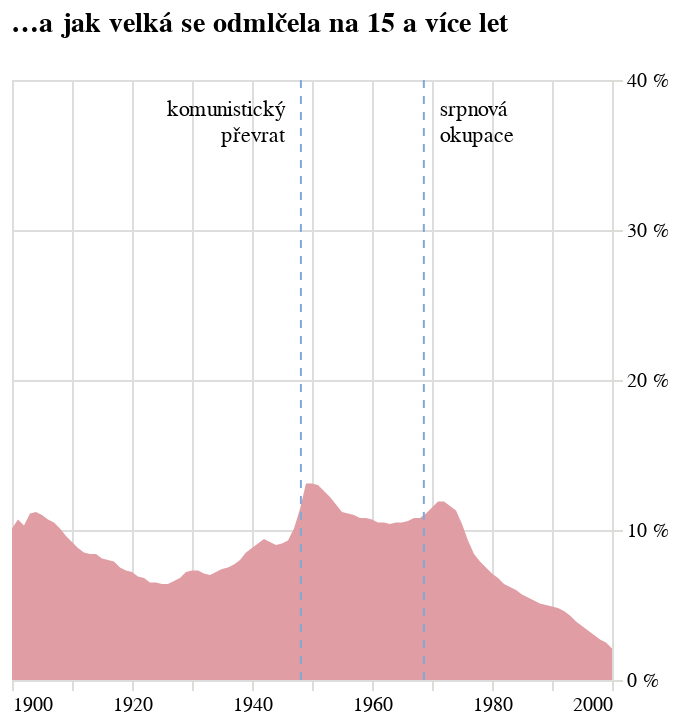

Notebook source saved alongside this figure:
### Code cell
graf_pauzy = alt.Chart(
    alt_friendly(df_100), width=300,
    title=alt.Title("…a jak velká se odmlčela na 15 a více let")
).mark_area(color='#E09DA3'
).encode(alt.X(
    "rok:T", title=None, axis=alt.Axis(domainOpacity=0, tickColor='#DCDDD6')
), alt.Y(
    "podil_cechu_15:Q", title=None, 
    axis=alt.Axis(domainOpacity=0, tickColor='#DCDDD6', labelExpr="datum.label * 100 + ' %'", orient='right', tickCount=3),
    scale=alt.Scale(domain=[0,0.4])
))
                    
rule1 = alt.Chart(alt.Data(values=[{'rok': '1948-02-25'}])).mark_rule(
    color='#81A9D5',
    strokeDash=[4, 4]  # Optional: makes the line dashed
).encode(
    x='rok:T'
)

rule2 = alt.Chart(alt.Data(values=[{'rok': '1968-08-21'}])).mark_rule(
    color='#81A9D5',
    strokeDash=[4, 4]  # Optional: makes the line dashed
).encode(
    x='rok:T'
)

# Add text annotation
text1 = alt.Chart(alt.Data(values=[{'rok': '1948-02-25', 'y': 0.3}])).mark_text(
    # angle=270,  # Rotates text vertically
    align='right',
    baseline='middle',
    dy=15,# Slight horizontal offset from the line
    dx=-8,
    text=['komunistický','převrat'],
    font='Asap'
).encode(
    x='rok:T',
    y=alt.value(0)  # Places text at bottom of chart
)


# Add text annotation
text2 = alt.Chart(alt.Data(values=[{'rok': '1968-08-21', 'y': 0.3}])).mark_text(
    # angle=270,  # Rotates text vertically
    align='left',
    baseline='middle',
    dy=15,# Slight horizontal offset from the line
    dx=8,
    text=['srpnová','okupace'],
    font='Asap'
).encode(
    x='rok:T',
    y=alt.value(0)  # Places text at bottom of chart
)

graf_pauzy_graf_komb = graf_pauzy + rule1 + text1 + rule2 + text2
graf_pauzy_graf_komb

### Figure 1 — Vega-Lite specification as saved in the notebook (floating-point values rounded to 4 significant figures)
{"config": {"title": {"font": "Noticia Text", "fontSize": 14, "anchor": "start", "lineHeight": 21, "fontWeight": "bolder", "subtitleFont": "Noticia Text", "subtitleFontSize": 12, "subtitleFontWeight": "lighter", "subtitlePadding": 12, "dy": -12}, "axis": {"labelFont": "Asap", "titleFont": "Asap", "fontWeight": "lighter", "titleFontWeight": "lighter", "labelFontSize": 10, "titleFontSize": 10, "labelPadding": 2, "titlePadding": 10, "domainOpacity": 0, "tickColor": "#DCDDD6"}, "legend": {"labelFont": "Asap", "labelFontWeight": "normal", "titleFont": "Asap", "titleFontWeight": "normal", "labelFontSize": 10, "titleFontSize": 10}}, "layer": [{"data": {"name": "data-146dc31e3b36cd8d19d73bad70d737c4"}, "mark": {"type": "area", "color": "#E09DA3"}, "encoding": {"x": {"axis": {"domainOpacity": 0, "tickColor": "#DCDDD6"}, "field": "rok", "title": null, "type": "temporal"}, "y": {"axis": {"domainOpacity": 0, "labelExpr": "datum.label * 100 + ' %'", "orient": "right", "tickColor": "#DCDDD6", "tickCount": 3}, "field": "podil_cechu_15", "scale": {"domain": [0, 0.4]}, "title": null, "type": "quantitative"}}, "title": {"text": "…a jak velká se odmlčela na 15 a více let"}}, {"data": {"values": [{"rok": "1948-02-25"}]}, "mark": {"type": "rule", "color": "#81A9D5", "strokeDash": [4, 4]}, "encoding": {"x": {"field": "rok", "type": "temporal"}}}, {"data": {"values": [{"rok": "1948-02-25", "y": 0.3}]}, "mark": {"type": "text", "align": "right", "baseline": "middle", "dx": -8, "dy": 15, "font": "Asap", "text": ["komunistický", "převrat"]}, "encoding": {"x": {"field": "rok", "type": "temporal"}, "y": {"value": 0}}}, {"data": {"values": [{"rok": "1968-08-21"}]}, "mark": {"type": "rule", "color": "#81A9D5", "strokeDash": [4, 4]}, "encoding": {"x": {"field": "rok", "type": "temporal"}}}, {"data": {"values": [{"rok": "1968-08-21", "y": 0.3}]}, "mark": {"type": "text", "align": "left", "baseline": "middle", "dx": 8, "dy": 15, "font": "Asap", "text": ["srpnová", "okupace"]}, "encoding": {"x": {"field": "rok", "type": "temporal"}, "y": {"value": 0}}}], "width": 300, "$schema": "https://vega.github.io/schema/vega-lite/v5.8.0.json", "datasets": {"data-146dc31e3b36cd8d19d73bad70d737c4": [{"rok": "1900-01-01T00:00:00", "podil_vsech_5": 0.2781, "podil_cechu_5": 0.2315, "podil_vsech_10": 0.1743, "podil_cechu_10": 0.1421, "podil_vsech_15": 0.1243, "podil_cechu_15": 0.101, "podil_vsech_20": 0.09911, "podil_cechu_20": 0.08326}, {"rok": "1901-01-01T00:00:00", "podil_vsech_5": 0.2756, "podil_cechu_5": 0.227, "podil_vsech_10": 0.177, "podil_cechu_10": 0.1442, "podil_vsech_15": 0.1311, "podil_cechu_15": 0.107, "podil_vsech_20": 0.09962, "podil_cechu_20": 0.08487}, {"rok": "1902-01-01T00:00:00", "podil_vsech_5": 0.2688, "podil_cechu_5": 0.2217, "podil_vsech_10": 0.1681, "podil_cechu_10": 0.1382, "podil_vsech_15": 0.1271, "podil_cechu_15": 0.103, "podil_vsech_20": 0.0937, "podil_cechu_20": 0.07917}, {"rok": "1903-01-01T00:00:00", "podil_vsech_5": 0.2778, "podil_cechu_5": 0.2306, "podil_vsech_10": 0.1684, "podil_cechu_10": 0.1371, "podil_vsech_15": 0.1349, "podil_cechu_15": 0.111, "podil_vsech_20": 0.0967, "podil_cechu_20": 0.07997}, {"rok": "1904-01-01T00:00:00", "podil_vsech_5": 0.2814, "podil_cechu_5": 0.2369, "podil_vsech_10": 0.171, "podil_cechu_10": 0.142, "podil_vsech_15": 0.135, "podil_cechu_15": 0.112, "podil_vsech_20": 0.09235, "podil_cechu_20": 0.07493}, {"rok": "1905-01-01T00:00:00", "podil_vsech_5": 0.2735, "podil_cechu_5": 0.2328, "podil_vsech_10": 0.1781, "podil_cechu_10": 0.1485, "podil_vsech_15": 0.1323, "podil_cechu_15": 0.11, "podil_vsech_20": 0.09074, "podil_cechu_20": 0.0734}, {"rok": "1906-01-01T00:00:00", "podil_vsech_5": 0.2678, "podil_cechu_5": 0.2285, "podil_vsech_10": 0.1833, "podil_cechu_10": 0.1535, "podil_vsech_15": 0.1278, "podil_cechu_15": 0.107, "podil_vsech_20": 0.08522, "podil_cechu_20": 0.0707}, {"rok": "1907-01-01T00:00:00", "podil_vsech_5": 0.2653, "podil_cechu_5": 0.2275, "podil_vsech_10": 0.1897, "podil_cechu_10": 0.1575, "podil_vsech_15": 0.1271, "podil_cechu_15": 0.105, "podil_vsech_20": 0.08096, "podil_cechu_20": 0.06809}, {"rok": "1908-01-01T00:00:00", "podil_vsech_5": 0.2564, "podil_cechu_5": 0.2191, "podil_vsech_10": 0.1889, "podil_cechu_10": 0.16, "podil_vsech_15": 0.1235, "podil_cechu_15": 0.101, "podil_vsech_20": 0.07701, "podil_cechu_20": 0.06671}, {"rok": "1909-01-01T00:00:00", "podil_vsech_5": 0.2596, "podil_cechu_5": 0.2259, "podil_vsech_10": 0.1888, "podil_cechu_10": 0.1595, "podil_vsech_15": 0.1178, "podil_cechu_15": 0.096, "podil_vsech_20": 0.07392, "podil_cechu_20": 0.0635}, {"rok": "1910-01-01T00:00:00", "podil_vsech_5": 0.2729, "podil_cechu_5": 0.2395, "podil_vsech_10": 0.1852, "podil_cechu_10": 0.1571, "podil_vsech_15": 0.1129, "podil_cechu_15": 0.092, "podil_vsech_20": 0.07258, "podil_cechu_20": 0.06182}, {"rok": "1911-01-01T00:00:00", "podil_vsech_5": 0.2922, "podil_cechu_5": 0.257, "podil_vsech_10": 0.1809, "podil_cechu_10": 0.1556, "podil_vsech_15": 0.1065, "podil_cechu_15": 0.088, "podil_vsech_20": 0.06983, "podil_cechu_20": 0.05997}, {"rok": "1912-01-01T00:00:00", "podil_vsech_5": 0.3097, "podil_cechu_5": 0.2706, "podil_vsech_10": 0.1771, "podil_cechu_10": 0.1483, "podil_vsech_15": 0.1016, "podil_cechu_15": 0.085, "podil_vsech_20": 0.07051, "podil_cechu_20": 0.06143}, {"rok": "1913-01-01T00:00:00", "podil_vsech_5": 0.3268, "podil_cechu_5": 0.2877, "podil_vsech_10": 0.1757, "podil_cechu_10": 0.1471, "podil_vsech_15": 0.09826, "podil_cechu_15": 0.084, "podil_vsech_20": 0.07027, "podil_cechu_20": 0.06119}, {"rok": "1914-01-01T00:00:00", "podil_vsech_5": 0.3318, "podil_cechu_5": 0.2953, "podil_vsech_10": 0.1722, "podil_cechu_10": 0.1415, "podil_vsech_15": 0.09946, "podil_cechu_15": 0.084, "podil_vsech_20": 0.07235, "podil_cechu_20": 0.06229}, {"rok": "1915-01-01T00:00:00", "podil_vsech_5": 0.3132, "podil_cechu_5": 0.2787, "podil_vsech_10": 0.1614, "podil_cechu_10": 0.1318, "podil_vsech_15": 0.09591, "podil_cechu_15": 0.081, "podil_vsech_20": 0.07244, "podil_cechu_20": 0.06117}, {"rok": "1916-01-01T00:00:00", "podil_vsech_5": 0.2833, "podil_cechu_5": 0.252, "podil_vsech_10": 0.1477, "podil_cechu_10": 0.1232, "podil_vsech_15": 0.09257, "podil_cechu_15": 0.08, "podil_vsech_20": 0.06979, "podil_cechu_20": 0.05929}, {"rok": "1917-01-01T00:00:00", "podil_vsech_5": 0.2582, "podil_cechu_5": 0.2246, "podil_vsech_10": 0.1365, "podil_cechu_10": 0.1162, "podil_vsech_15": 0.0908, "podil_cechu_15": 0.079, "podil_vsech_20": 0.0677, "podil_cechu_20": 0.05752}, {"rok": "1918-01-01T00:00:00", "podil_vsech_5": 0.2398, "podil_cechu_5": 0.2062, "podil_vsech_10": 0.1282, "podil_cechu_10": 0.1112, "podil_vsech_15": 0.08697, "podil_cechu_15": 0.075, "podil_vsech_20": 0.06601, "podil_cechu_20": 0.05513}, {"rok": "1919-01-01T00:00:00", "podil_vsech_5": 0.2229, "podil_cechu_5": 0.1876, "podil_vsech_10": 0.1208, "podil_cechu_10": 0.1032, "podil_vsech_15": 0.08546, "podil_cechu_15": 0.073, "podil_vsech_20": 0.06556, "podil_cechu_20": 0.05345}, {"rok": "1920-01-01T00:00:00", "podil_vsech_5": 0.2098, "podil_cechu_5": 0.1771, "podil_vsech_10": 0.1172, "podil_cechu_10": 0.09985, "podil_vsech_15": 0.08543, "podil_cechu_15": 0.072, "podil_vsech_20": 0.06507, "podil_cechu_20": 0.0512}, {"rok": "1921-01-01T00:00:00", "podil_vsech_5": 0.2007, "podil_cechu_5": 0.1718, "podil_vsech_10": 0.1155, "podil_cechu_10": 0.09903, "podil_vsech_15": 0.08333, "podil_cechu_15": 0.069, "podil_vsech_20": 0.06314, "podil_cechu_20": 0.05012}, {"rok": "1922-01-01T00:00:00", "podil_vsech_5": 0.1937, "podil_cechu_5": 0.1687, "podil_vsech_10": 0.1154, "podil_cechu_10": 0.09799, "podil_vsech_15": 0.08292, "podil_cechu_15": 0.068, "podil_vsech_20": 0.06462, "podil_cechu_20": 0.05143}, {"rok": "1923-01-01T00:00:00", "podil_vsech_5": 0.1896, "podil_cechu_5": 0.1669, "podil_vsech_10": 0.1149, "podil_cechu_10": 0.09766, "podil_vsech_15": 0.08057, "podil_cechu_15": 0.065, "podil_vsech_20": 0.06531, "podil_cechu_20": 0.05182}, {"rok": "1924-01-01T00:00:00", "podil_vsech_5": 0.1847, "podil_cechu_5": 0.1647, "podil_vsech_10": 0.1152, "podil_cechu_10": 0.09946, "podil_vsech_15": 0.08058, "podil_cechu_15": 0.065, "podil_vsech_20": 0.0663, "podil_cechu_20": 0.0518}, {"rok": "1925-01-01T00:00:00", "podil_vsech_5": 0.1829, "podil_cechu_5": 0.1651, "podil_vsech_10": 0.1178, "podil_cechu_10": 0.1013, "podil_vsech_15": 0.08068, "podil_cechu_15": 0.064, "podil_vsech_20": 0.06693, "podil_cechu_20": 0.05263}, {"rok": "1926-01-01T00:00:00", "podil_vsech_5": 0.1885, "podil_cechu_5": 0.1712, "podil_vsech_10": 0.1204, "podil_cechu_10": 0.102, "podil_vsech_15": 0.08307, "podil_cechu_15": 0.064, "podil_vsech_20": 0.06958, "podil_cechu_20": 0.05291}, {"rok": "1927-01-01T00:00:00", "podil_vsech_5": 0.1976, "podil_cechu_5": 0.1768, "podil_vsech_10": 0.1216, "podil_cechu_10": 0.09966, "podil_vsech_15": 0.08757, "podil_cechu_15": 0.066, "podil_vsech_20": 0.06993, "podil_cechu_20": 0.05039}, {"rok": "1928-01-01T00:00:00", "podil_vsech_5": 0.2035, "podil_cechu_5": 0.1778, "podil_vsech_10": 0.1224, "podil_cechu_10": 0.09533, "podil_vsech_15": 0.09387, "podil_cechu_15": 0.068, "podil_vsech_20": 0.07133, "podil_cechu_20": 0.04907}, {"rok": "1929-01-01T00:00:00", "podil_vsech_5": 0.2052, "podil_cechu_5": 0.1777, "podil_vsech_10": 0.1241, "podil_cechu_10": 0.09585, "podil_vsech_15": 0.09888, "podil_cechu_15": 0.072, "podil_vsech_20": 0.07374, "podil_cechu_20": 0.05089}, {"rok": "1930-01-01T00:00:00", "podil_vsech_5": 0.2087, "podil_cechu_5": 0.1762, "podil_vsech_10": 0.1249, "podil_cechu_10": 0.09313, "podil_vsech_15": 0.1025, "podil_cechu_15": 0.073, "podil_vsech_20": 0.07632, "podil_cechu_20": 0.05217}, {"rok": "1931-01-01T00:00:00", "podil_vsech_5": 0.2083, "podil_cechu_5": 0.1736, "podil_vsech_10": 0.1291, "podil_cechu_10": 0.0962, "podil_vsech_15": 0.1042, "podil_cechu_15": 0.073, "podil_vsech_20": 0.08069, "podil_cechu_20": 0.05552}, {"rok": "1932-01-01T00:00:00", "podil_vsech_5": 0.2054, "podil_cechu_5": 0.1687, "podil_vsech_10": 0.1373, "podil_cechu_10": 0.1024, "podil_vsech_15": 0.1037, "podil_cechu_15": 0.071, "podil_vsech_20": 0.08617, "podil_cechu_20": 0.05937}, {"rok": "1933-01-01T00:00:00", "podil_vsech_5": 0.2029, "podil_cechu_5": 0.1651, "podil_vsech_10": 0.1442, "podil_cechu_10": 0.1078, "podil_vsech_15": 0.101, "podil_cechu_15": 0.07, "podil_vsech_20": 0.08669, "podil_cechu_20": 0.05949}, {"rok": "1934-01-01T00:00:00", "podil_vsech_5": 0.205, "podil_cechu_5": 0.1666, "podil_vsech_10": 0.1513, "podil_cechu_10": 0.1134, "podil_vsech_15": 0.104, "podil_cechu_15": 0.072, "podil_vsech_20": 0.08884, "podil_cechu_20": 0.06148}, {"rok": "1935-01-01T00:00:00", "podil_vsech_5": 0.2015, "podil_cechu_5": 0.1607, "podil_vsech_10": 0.1553, "podil_cechu_10": 0.1147, "podil_vsech_15": 0.1069, "podil_cechu_15": 0.074, "podil_vsech_20": 0.09133, "podil_cechu_20": 0.06212}, {"rok": "1936-01-01T00:00:00", "podil_vsech_5": 0.2007, "podil_cechu_5": 0.158, "podil_vsech_10": 0.152, "podil_cechu_10": 0.1112, "podil_vsech_15": 0.1089, "podil_cechu_15": 0.075, "podil_vsech_20": 0.09318, "podil_cechu_20": 0.06348}, {"rok": "1937-01-01T00:00:00", "podil_vsech_5": 0.2142, "podil_cechu_5": 0.1704, "podil_vsech_10": 0.1434, "podil_cechu_10": 0.1027, "podil_vsech_15": 0.1108, "podil_cechu_15": 0.077, "podil_vsech_20": 0.0941, "podil_cechu_20": 0.06497}, {"rok": "1938-01-01T00:00:00", "podil_vsech_5": 0.2415, "podil_cechu_5": 0.1931, "podil_vsech_10": 0.1432, "podil_cechu_10": 0.1016, "podil_vsech_15": 0.117, "podil_cechu_15": 0.08, "podil_vsech_20": 0.0977, "podil_cechu_20": 0.0683}, {"rok": "1939-01-01T00:00:00", "podil_vsech_5": 0.2683, "podil_cechu_5": 0.2167, "podil_vsech_10": 0.1489, "podil_cechu_10": 0.1053, "podil_vsech_15": 0.1232, "podil_cechu_15": 0.085, "podil_vsech_20": 0.1009, "podil_cechu_20": 0.0709}, {"rok": "1940-01-01T00:00:00", "podil_vsech_5": 0.2721, "podil_cechu_5": 0.2204, "podil_vsech_10": 0.1517, "podil_cechu_10": 0.1091, "podil_vsech_15": 0.1265, "podil_cechu_15": 0.088, "podil_vsech_20": 0.1039, "podil_cechu_20": 0.07398}, {"rok": "1941-01-01T00:00:00", "podil_vsech_5": 0.2537, "podil_cechu_5": 0.2048, "podil_vsech_10": 0.1553, "podil_cechu_10": 0.114, "podil_vsech_15": 0.1284, "podil_cechu_15": 0.091, "podil_vsech_20": 0.1062, "podil_cechu_20": 0.07688}, {"rok": "1942-01-01T00:00:00", "podil_vsech_5": 0.2233, "podil_cechu_5": 0.1745, "podil_vsech_10": 0.1598, "podil_cechu_10": 0.1176, "podil_vsech_15": 0.1313, "podil_cechu_15": 0.094, "podil_vsech_20": 0.11, "podil_cechu_20": 0.07978}, {"rok": "1943-01-01T00:00:00", "podil_vsech_5": 0.2001, "podil_cechu_5": 0.1531, "podil_vsech_10": 0.1595, "podil_cechu_10": 0.1165, "podil_vsech_15": 0.1278, "podil_cechu_15": 0.092, "podil_vsech_20": 0.1101, "podil_cechu_20": 0.08036}, {"rok": "1944-01-01T00:00:00", "podil_vsech_5": 0.1933, "podil_cechu_5": 0.1466, "podil_vsech_10": 0.1566, "podil_cechu_10": 0.1138, "podil_vsech_15": 0.1238, "podil_cechu_15": 0.09, "podil_vsech_20": 0.1093, "podil_cechu_20": 0.07941}, {"rok": "1945-01-01T00:00:00", "podil_vsech_5": 0.1916, "podil_cechu_5": 0.1467, "podil_vsech_10": 0.1557, "podil_cechu_10": 0.114, "podil_vsech_15": 0.1239, "podil_cechu_15": 0.091, "podil_vsech_20": 0.1089, "podil_cechu_20": 0.08042}, {"rok": "1946-01-01T00:00:00", "podil_vsech_5": 0.1931, "podil_cechu_5": 0.1506, "podil_vsech_10": 0.1551, "podil_cechu_10": 0.1153, "podil_vsech_15": 0.1241, "podil_cechu_15": 0.093, "podil_vsech_20": 0.1098, "podil_cechu_20": 0.08263}, {"rok": "1947-01-01T00:00:00", "podil_vsech_5": 0.2076, "podil_cechu_5": 0.1667, "podil_vsech_10": 0.1626, "podil_cechu_10": 0.1243, "podil_vsech_15": 0.1313, "podil_cechu_15": 0.101, "podil_vsech_20": 0.1153, "podil_cechu_20": 0.08905}, {"rok": "1948-01-01T00:00:00", "podil_vsech_5": 0.2325, "podil_cechu_5": 0.1915, "podil_vsech_10": 0.1744, "podil_cechu_10": 0.1378, "podil_vsech_15": 0.1449, "podil_cechu_15": 0.114, "podil_vsech_20": 0.1256, "podil_cechu_20": 0.1002}, {"rok": "1949-01-01T00:00:00", "podil_vsech_5": 0.2641, "podil_cechu_5": 0.2202, "podil_vsech_10": 0.1923, "podil_cechu_10": 0.1553, "podil_vsech_15": 0.1633, "podil_cechu_15": 0.131, "podil_vsech_20": 0.1368, "podil_cechu_20": 0.1119}, {"rok": "1950-01-01T00:00:00", "podil_vsech_5": 0.2648, "podil_cechu_5": 0.2216, "podil_vsech_10": 0.1901, "podil_cechu_10": 0.1545, "podil_vsech_15": 0.1619, "podil_cechu_15": 0.131, "podil_vsech_20": 0.1317, "podil_cechu_20": 0.1089}, {"rok": "1951-01-01T00:00:00", "podil_vsech_5": 0.2556, "podil_cechu_5": 0.2148, "podil_vsech_10": 0.1854, "podil_cechu_10": 0.1528, "podil_vsech_15": 0.1574, "podil_cechu_15": 0.13, "podil_vsech_20": 0.1269, "podil_cechu_20": 0.1071}, {"rok": "1952-01-01T00:00:00", "podil_vsech_5": 0.2437, "podil_cechu_5": 0.2046, "podil_vsech_10": 0.1818, "podil_cechu_10": 0.1507, "podil_vsech_15": 0.1524, "podil_cechu_15": 0.126, "podil_vsech_20": 0.1237, "podil_cechu_20": 0.1052}, {"rok": "1953-01-01T00:00:00", "podil_vsech_5": 0.2283, "podil_cechu_5": 0.1923, "podil_vsech_10": 0.1762, "podil_cechu_10": 0.1461, "podil_vsech_15": 0.146, "podil_cechu_15": 0.122, "podil_vsech_20": 0.1206, "podil_cechu_20": 0.1031}, {"rok": "1954-01-01T00:00:00", "podil_vsech_5": 0.2187, "podil_cechu_5": 0.186, "podil_vsech_10": 0.1714, "podil_cechu_10": 0.1424, "podil_vsech_15": 0.1393, "podil_cechu_15": 0.117, "podil_vsech_20": 0.1175, "podil_cechu_20": 0.1011}, {"rok": "1955-01-01T00:00:00", "podil_vsech_5": 0.2168, "podil_cechu_5": 0.1856, "podil_vsech_10": 0.1689, "podil_cechu_10": 0.1417, "podil_vsech_15": 0.1336, "podil_cechu_15": 0.112, "podil_vsech_20": 0.1144, "podil_cechu_20": 0.09901}, {"rok": "1956-01-01T00:00:00", "podil_vsech_5": 0.2148, "podil_cechu_5": 0.1858, "podil_vsech_10": 0.1656, "podil_cechu_10": 0.1397, "podil_vsech_15": 0.1307, "podil_cechu_15": 0.111, "podil_vsech_20": 0.1125, "podil_cechu_20": 0.09792}, {"rok": "1957-01-01T00:00:00", "podil_vsech_5": 0.2157, "podil_cechu_5": 0.1884, "podil_vsech_10": 0.1631, "podil_cechu_10": 0.1383, "podil_vsech_15": 0.1284, "podil_cechu_15": 0.11, "podil_vsech_20": 0.11, "podil_cechu_20": 0.09663}, {"rok": "1958-01-01T00:00:00", "podil_vsech_5": 0.2143, "podil_cechu_5": 0.1881, "podil_vsech_10": 0.1607, "podil_cechu_10": 0.1373, "podil_vsech_15": 0.1259, "podil_cechu_15": 0.108, "podil_vsech_20": 0.1079, "podil_cechu_20": 0.09508}, {"rok": "1959-01-01T00:00:00", "podil_vsech_5": 0.2164, "podil_cechu_5": 0.1903, "podil_vsech_10": 0.1573, "podil_cechu_10": 0.1357, "podil_vsech_15": 0.1238, "podil_cechu_15": 0.108, "podil_vsech_20": 0.1067, "podil_cechu_20": 0.09435}, {"rok": "1960-01-01T00:00:00", "podil_vsech_5": 0.217, "podil_cechu_5": 0.1923, "podil_vsech_10": 0.1526, "podil_cechu_10": 0.1316, "podil_vsech_15": 0.1216, "podil_cechu_15": 0.107, "podil_vsech_20": 0.1047, "podil_cechu_20": 0.09322}, {"rok": "1961-01-01T00:00:00", "podil_vsech_5": 0.2165, "podil_cechu_5": 0.1914, "podil_vsech_10": 0.151, "podil_cechu_10": 0.1303, "podil_vsech_15": 0.1193, "podil_cechu_15": 0.105, "podil_vsech_20": 0.1035, "podil_cechu_20": 0.09254}, {"rok": "1962-01-01T00:00:00", "podil_vsech_5": 0.2163, "podil_cechu_5": 0.1905, "podil_vsech_10": 0.1503, "podil_cechu_10": 0.1309, "podil_vsech_15": 0.1182, "podil_cechu_15": 0.105, "podil_vsech_20": 0.1024, "podil_cechu_20": 0.09148}, {"rok": "1963-01-01T00:00:00", "podil_vsech_5": 0.2145, "podil_cechu_5": 0.1896, "podil_vsech_10": 0.1484, "podil_cechu_10": 0.1293, "podil_vsech_15": 0.117, "podil_cechu_15": 0.104, "podil_vsech_20": 0.1003, "podil_cechu_20": 0.08952}, {"rok": "1964-01-01T00:00:00", "podil_vsech_5": 0.2159, "podil_cechu_5": 0.193, "podil_vsech_10": 0.1483, "podil_cechu_10": 0.1311, "podil_vsech_15": 0.1167, "podil_cechu_15": 0.105, "podil_vsech_20": 0.09963, "podil_cechu_20": 0.08915}, {"rok": "1965-01-01T00:00:00", "podil_vsech_5": 0.2151, "podil_cechu_5": 0.1927, "podil_vsech_10": 0.1481, "podil_cechu_10": 0.1325, "podil_vsech_15": 0.1165, "podil_cechu_15": 0.105, "podil_vsech_20": 0.0993, "podil_cechu_20": 0.08846}, {"rok": "1966-01-01T00:00:00", "podil_vsech_5": 0.2138, "podil_cechu_5": 0.192, "podil_vsech_10": 0.1492, "podil_cechu_10": 0.1342, "podil_vsech_15": 0.1179, "podil_cechu_15": 0.106, "podil_vsech_20": 0.09968, "podil_cechu_20": 0.08899}, {"rok": "1967-01-01T00:00:00", "podil_vsech_5": 0.2144, "podil_cechu_5": 0.1942, "podil_vsech_10": 0.1498, "podil_cechu_10": 0.1358, "podil_vsech_15": 0.1188, "podil_cechu_15": 0.108, "podil_vsech_20": 0.1, "podil_cechu_20": 0.08942}, {"rok": "1968-01-01T00:00:00", "podil_vsech_5": 0.2167, "podil_cechu_5": 0.197, "podil_vsech_10": 0.1518, "podil_cechu_10": 0.1384, "podil_vsech_15": 0.1198, "podil_cechu_15": 0.108, "podil_vsech_20": 0.1013, "podil_cechu_20": 0.09084}, {"rok": "1969-01-01T00:00:00", "podil_vsech_5": 0.2181, "podil_cechu_5": 0.2, "podil_vsech_10": 0.1535, "podil_cechu_10": 0.1408, "podil_vsech_15": 0.1221, "podil_cechu_15": 0.111, "podil_vsech_20": 0.1033, "podil_cechu_20": 0.09326}, {"rok": "1970-01-01T00:00:00", "podil_vsech_5": 0.2221, "podil_cechu_5": 0.2062, "podil_vsech_10": 0.1572, "podil_cechu_10": 0.1441, "podil_vsech_15": 0.1271, "podil_cechu_15": 0.115, "podil_vsech_20": 0.1011, "podil_cechu_20": 0.09075}, {"rok": "1971-01-01T00:00:00", "podil_vsech_5": 0.2291, "podil_cechu_5": 0.2134, "podil_vsech_10": 0.1642, "podil_cechu_10": 0.1504, "podil_vsech_15": 0.132, "podil_cechu_15": 0.119, "podil_vsech_20": 0.09476, "podil_cechu_20": 0.08519}, {"rok": "1972-01-01T00:00:00", "podil_vsech_5": 0.2318, "podil_cechu_5": 0.2153, "podil_vsech_10": 0.1672, "podil_cechu_10": 0.152, "podil_vsech_15": 0.133, "podil_cechu_15": 0.119, "podil_vsech_20": 0.08667, "podil_cechu_20": 0.07818}, {"rok": "1973-01-01T00:00:00", "podil_vsech_5": 0.2268, "podil_cechu_5": 0.2107, "podil_vsech_10": 0.1639, "podil_cechu_10": 0.1482, "podil_vsech_15": 0.13, "podil_cechu_15": 0.116, "podil_vsech_20": 0.08012, "podil_cechu_20": 0.07256}, {"rok": "1974-01-01T00:00:00", "podil_vsech_5": 0.2241, "podil_cechu_5": 0.2085, "podil_vsech_10": 0.16, "podil_cechu_10": 0.1446, "podil_vsech_15": 0.1263, "podil_cechu_15": 0.113, "podil_vsech_20": 0.07436, "podil_cechu_20": 0.06764}, {"rok": "1975-01-01T00:00:00", "podil_vsech_5": 0.2198, "podil_cechu_5": 0.2032, "podil_vsech_10": 0.1569, "podil_cechu_10": 0.141, "podil_vsech_15": 0.1174, "podil_cechu_15": 0.104, "podil_vsech_20": 0.06953, "podil_cechu_20": 0.06294}, {"rok": "1976-01-01T00:00:00", "podil_vsech_5": 0.2168, "podil_cechu_5": 0.2006, "podil_vsech_10": 0.1529, "podil_cechu_10": 0.1374, "podil_vsech_15": 0.1052, "podil_cechu_15": 0.093, "podil_vsech_20": 0.06412, "podil_cechu_20": 0.05867}, {"rok": "1977-01-01T00:00:00", "podil_vsech_5": 0.2127, "podil_cechu_5": 0.1959, "podil_vsech_10": 0.1502, "podil_cechu_10": 0.1346, "podil_vsech_15": 0.09464, "podil_cechu_15": 0.084, "podil_vsech_20": 0.06082, "podil_cechu_20": 0.0557}, {"rok": "1978-01-01T00:00:00", "podil_vsech_5": 0.2097, "podil_cechu_5": 0.1918, "podil_vsech_10": 0.1477, "podil_cechu_10": 0.132, "podil_vsech_15": 0.08846, "podil_cechu_15": 0.079, "podil_vsech_20": 0.05779, "podil_cechu_20": 0.05318}, {"rok": "1979-01-01T00:00:00", "podil_vsech_5": 0.2043, "podil_cechu_5": 0.1867, "podil_vsech_10": 0.1433, "podil_cechu_10": 0.1283, "podil_vsech_15": 0.08274, "podil_cechu_15": 0.075, "podil_vsech_20": 0.05535, "podil_cechu_20": 0.05118}, {"rok": "1980-01-01T00:00:00", "podil_vsech_5": 0.2016, "podil_cechu_5": 0.1852, "podil_vsech_10": 0.1342, "podil_cechu_10": 0.1202, "podil_vsech_15": 0.07811, "podil_cechu_15": 0.071, "podil_vsech_20": 0.05172, "podil_cechu_20": 0.04831}, {"rok": "1981-01-01T00:00:00", "podil_vsech_5": 0.1986, "podil_cechu_5": 0.1826, "podil_vsech_10": 0.1229, "podil_cechu_10": 0.1103, "podil_vsech_15": 0.07347, "podil_cechu_15": 0.068, "podil_vsech_20": 0.04933, "podil_cechu_20": 0.04628}, {"rok": "1982-01-01T00:00:00", "podil_vsech_5": 0.1944, "podil_cechu_5": 0.1782, "podil_vsech_10": 0.1123, "podil_cechu_10": 0.101, "podil_vsech_15": 0.06995, "podil_cechu_15": 0.064, "podil_vsech_20": 0.04678, "podil_cechu_20": 0.04359}, {"rok": "1983-01-01T00:00:00", "podil_vsech_5": 0.1891, "podil_cechu_5": 0.1745, "podil_vsech_10": 0.1061, "podil_cechu_10": 0.09702, "podil_vsech_15": 0.06684, "podil_cechu_15": 0.062, "podil_vsech_20": 0.04434, "podil_cechu_20": 0.04147}, {"rok": "1984-01-01T00:00:00", "podil_vsech_5": 0.1838, "podil_cechu_5": 0.17, "podil_vsech_10": 0.1019, "podil_cechu_10": 0.09393, "podil_vsech_15": 0.06435, "podil_cechu_15": 0.06, "podil_vsech_20": 0.0426, "podil_cechu_20": 0.03977}, {"rok": "1985-01-01T00:00:00", "podil_vsech_5": 0.1722, "podil_cechu_5": 0.1588, "podil_vsech_10": 0.09719, "podil_cechu_10": 0.09008, "podil_vsech_15": 0.06084, "podil_cechu_15": 0.057, "podil_vsech_20": 0.04091, "podil_cechu_20": 0.03828}, {"rok": "1986-01-01T00:00:00", "podil_vsech_5": 0.1616, "podil_cechu_5": 0.1486, "podil_vsech_10": 0.09363, "podil_cechu_10": 0.08767, "podil_vsech_15": 0.05876, "podil_cechu_15": 0.055, "podil_vsech_20": 0.03909, "podil_cechu_20": 0.03657}, {"rok": "1987-01-01T00:00:00", "podil_vsech_5": 0.1546, "podil_cechu_5": 0.1438, "podil_vsech_10": 0.09133, "podil_cechu_10": 0.08578, "podil_vsech_15": 0.05668, "podil_cechu_15": 0.053, "podil_vsech_20": 0.03662, "podil_cechu_20": 0.03406}, {"rok": "1988-01-01T00:00:00", "podil_vsech_5": 0.1517, "podil_cechu_5": 0.1432, "podil_vsech_10": 0.08892, "podil_cechu_10": 0.08385, "podil_vsech_15": 0.05477, "podil_cechu_15": 0.051, "podil_vsech_20": 0.03472, "podil_cechu_20": 0.03194}, {"rok": "1989-01-01T00:00:00", "podil_vsech_5": 0.151, "podil_cechu_5": 0.1436, "podil_vsech_10": 0.08807, "podil_cechu_10": 0.08289, "podil_vsech_15": 0.05405, "podil_cechu_15": 0.05, "podil_vsech_20": 0.03302, "podil_cechu_20": 0.03032}, {"rok": "1990-01-01T00:00:00", "podil_vsech_5": 0.1513, "podil_cechu_5": 0.1455, "podil_vsech_10": 0.08673, "podil_cechu_10": 0.08249, "podil_vsech_15": 0.05258, "podil_cechu_15": 0.049, "podil_vsech_20": 0.03115, "podil_cechu_20": 0.0286}, {"rok": "1991-01-01T00:00:00", "podil_vsech_5": 0.1504, "podil_cechu_5": 0.1464, "podil_vsech_10": 0.08595, "podil_cechu_10": 0.08263, "podil_vsech_15": 0.05125, "podil_cechu_15": 0.048, "podil_vsech_20": 0.0288, "podil_cechu_20": 0.02696}, {"rok": "1992-01-01T00:00:00", "podil_vsech_5": 0.1476, "podil_cechu_5": 0.1444, "podil_vsech_10": 0.08314, "podil_cechu_10": 0.08012, "podil_vsech_15": 0.04825, "podil_cechu_15": 0.046, "podil_vsech_20": 0.02604, "podil_cechu_20": 0.02451}, {"rok": "1993-01-01T00:00:00", "podil_vsech_5": 0.1453, "podil_cechu_5": 0.142, "podil_vsech_10": 0.07933, "podil_cechu_10": 0.07651, "podil_vsech_15": 0.04493, "podil_cechu_15": 0.043, "podil_vsech_20": 0.02316, "podil_cechu_20": 0.02168}, {"rok": "1994-01-01T00:00:00", "podil_vsech_5": 0.1409, "podil_cechu_5": 0.1377, "podil_vsech_10": 0.07555, "podil_cechu_10": 0.07274, "podil_vsech_15": 0.04153, "podil_cechu_15": 0.039, "podil_vsech_20": 0.02043, "podil_cechu_20": 0.01902}, {"rok": "1995-01-01T00:00:00", "podil_vsech_5": 0.1342, "podil_cechu_5": 0.1313, "podil_vsech_10": 0.0714, "podil_cechu_10": 0.06827, "podil_vsech_15": 0.03809, "podil_cechu_15": 0.036, "podil_vsech_20": 0.01778, "podil_cechu_20": 0.01632}, {"rok": "1996-01-01T00:00:00", "podil_vsech_5": 0.1315, "podil_cechu_5": 0.128, "podil_vsech_10": 0.06845, "podil_cechu_10": 0.06533, "podil_vsech_15": 0.03477, "podil_cechu_15": 0.033, "podil_vsech_20": 0.01536, "podil_cechu_20": 0.01366}, {"rok": "1997-01-01T00:00:00", "podil_vsech_5": 0.1293, "podil_cechu_5": 0.1235, "podil_vsech_10": 0.06552, "podil_cechu_10": 0.06097, "podil_vsech_15": 0.03249, "podil_cechu_15": 0.03, "podil_vsech_20": 0.01319, "podil_cechu_20": 0.01162}, {"rok": "1998-01-01T00:00:00", "podil_vsech_5": 0.125, "podil_cechu_5": 0.118, "podil_vsech_10": 0.06255, "podil_cechu_10": 0.05709, "podil_vsech_15": 0.03009, "podil_cechu_15": 0.027, "podil_vsech_20": 0.01143, "podil_cechu_20": 0.009893}, {"rok": "1999-01-01T00:00:00", "podil_vsech_5": 0.1211, "podil_cechu_5": 0.1136, "podil_vsech_10": 0.05864, "podil_cechu_10": 0.05356, "podil_vsech_15": 0.02732, "podil_cechu_15": 0.025, "podil_vsech_20": 0.009181, "podil_cechu_20": 0.007929}, {"rok": "2000-01-01T00:00:00", "podil_vsech_5": 0.1158, "podil_cechu_5": 0.1077, "podil_vsech_10": 0.05424, "podil_cechu_10": 0.04923, "podil_vsech_15": 0.02375, "podil_cechu_15": 0.021, "podil_vsech_20": 0.00709, "podil_cechu_20": 0.00608}]}}
